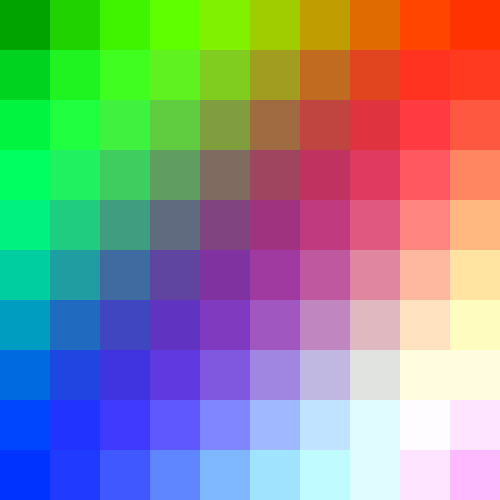
Frame 1 (no input)
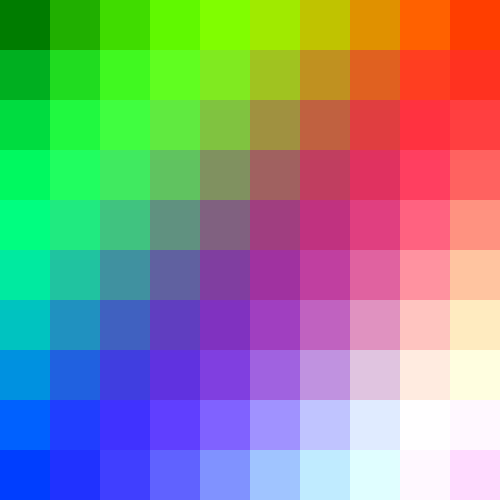
Frame 60 (no input)
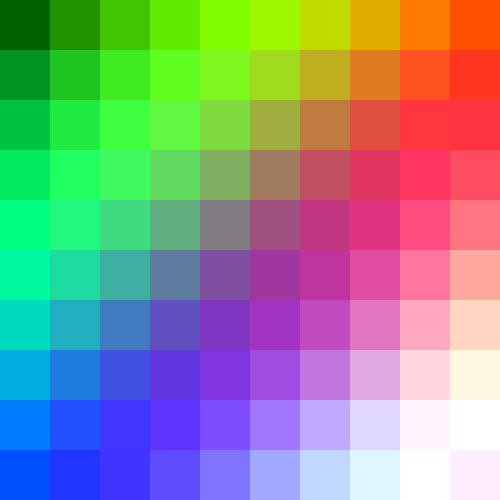
Frame 120 (the mouse pressed at the canvas centre since frame 60)

The p5.js sketch that drew these frames (run headless with seeded random() and noise() and a simulated clock; from frame 60 on, the mouse is pressed at the canvas centre):

// p5.js sketch
// ── sketch.js
function setup() {
  createCanvas(500, 500);
  background(220);
  
  for( let y = 0; y < 8; y++ ){
    
    for( let x = 0; x < 8; x++){
      noStroke();
      print(x,y);
      fill( x*32, 0, y*32);
      square(x*50, y*50, 50);
    }
    
  }
}

function draw() {
  background(220);

  let cols = 10;
  let rows = 10;
  let cellSize = 50;
  
  let speed = 0.1;
  let offset = 0.5;

  for (let y = 0; y < rows; y++) {
    for (let x = 0; x < cols; x++) {
      noStroke();
      
      let wave = sin(frameCount * speed + (x + y) * offset); 
      let brightness = map(wave, -1, 1, 50, 255);
      
      fill(x * 32, brightness, y * 32);
      square(x * cellSize, y * cellSize, cellSize);
    }
  }
}
